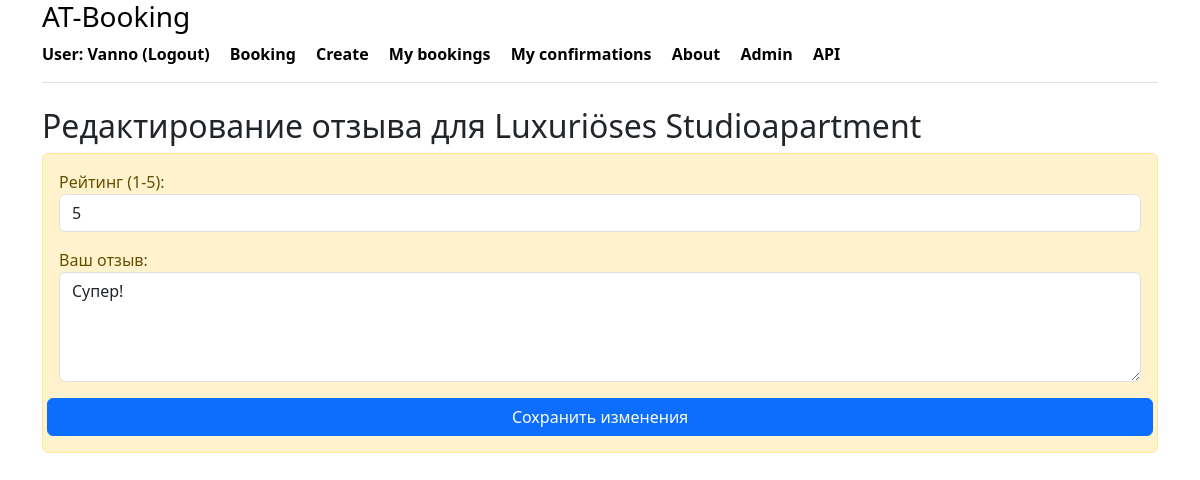
The app's page /review/edit_review/9/ (signed in) with its own data.
### booking/models.py (models this page shows, shortened)
class Review(models.Model):
    rating = models.IntegerField(_('Rating'))
    text = models.TextField(_('Review'))
    created_at = models.DateTimeField(auto_now_add=True)
    owner = models.ForeignKey(User, on_delete=models.CASCADE, related_name='reviews')
    housing = models.ForeignKey(Housing, on_delete=models.CASCADE, related_name='reviews')
    class Meta:
        verbose_name_plural = _('reviews')
        verbose_name = _('review')

class Housing(models.Model):
    class HousingType(models.TextChoices):
        APARTMENT = 'APARTMENT', 'Квартира'
        HOUSE = 'HOUSE', 'Дом'
        STUDIO = 'STUDIO', 'Студия'
        CASTLE = 'CASTLE', 'Замок'
        HOTEL = 'HOTEL', 'Гостиница'
        VILLA = 'VILLA', 'Вилла'
        COTTAGE = 'COTTAGE', 'Коттедж'
    name = models.CharField(_('Name of object'), max_length=100)
    type = models.CharField(
        _('Type of object'),
        max_length=20,
        choices=HousingType.choices,
        default=HousingType.APARTMENT
    )
    country = models.CharField(_('Country'), max_length=50)
    post_code = models.CharField(_('Postal code'), max_length=10)
    city = models.CharField(_('City'), max_length=50)
    street = models.CharField(_('Street'), max_length=50, null=True, blank=True)
    house_number = models.CharField(_('House number'), max_length=50, null=True, blank=True)
    rooms = models.IntegerField(_('Number of rooms'))
    description = models.TextField(_('Description'))
    price = models.DecimalField(_('Price'), max_digits=10, decimal_places=2)
    owner = models.ForeignKey(User, on_delete=models.CASCADE, related_name='owner_housings')
    is_visible = models.BooleanField(default=True)
    created_at = models.DateTimeField(auto_now_add=True)
    views = models.IntegerField(default=0)  # Поле для хранения количества просмотров
    class Meta:
        verbose_name_plural = _('housings')
        verbose_name = _('housing')
        indexes = [
            models.Index(fields=['type']),
            models.Index(fields=['price']),
        ]

### booking/views.py (the view)
# urls.py: path('review/edit_review/<int:review_id>/', edit_review, name='edit_review'),
@login_required
def edit_review(request, review_id):
    logger.info(f"Review ID: {review_id}, User: {request.user}")
    try:
        review = Review.objects.get(pk=review_id, owner=request.user)
    except Review.DoesNotExist:
        logger.error(f"No review found for user {request.user} with review_id {review_id}")
        messages.error(request, "Такого отзыва не существует или он вам не принадлежит.")
        return redirect('my_bookings')  # Перенаправление на страницу с бронированиями
    if request.method == 'POST':
        form = ReviewForm(request.POST, instance=review)
        if form.is_valid():
            form.save()
            messages.success(request, 'Ваш отзыв был успешно обновлен.')
            return redirect('my_bookings')  # Возвращаем пользователя на страницу его бронирований
    else:
        form = ReviewForm(instance=review)
    return render(request, 'booking/edit_review.html', {
        'form': form,
        'review': review
    })

### booking/forms.py
class ReviewForm(forms.ModelForm):
    class Meta:
        model = Review
        fields = ['rating', 'text']
        widgets = {
            'rating': forms.NumberInput(attrs={'class': 'form-control', 'min': 1, 'max': 5}),
            'text': forms.Textarea(attrs={'class': 'form-control', 'rows': 4}),
        }
        labels = {
            'rating': 'Рейтинг (1-5)',
            'text': 'Ваш отзыв'
        }

### booking/templates/booking/edit_review.html (shortened to what this page needs)
{% extends 'booking/base.html' %}
{% block content %}
    <h2>Редактирование отзыва для {{ review.housing.name }}</h2>
    <div class="alert alert-warning mt-2">
        <form method="post" action="{% url 'edit_review' review.id %}">
            {{ form.as_p }}
            <div class="row">
                <button type="submit" class="btn btn-primary">Сохранить изменения</button>
            </div>
        </form>
    </div>
{% endblock %}

### booking/templates/booking/base.html (shortened to what this page needs)
<!DOCTYPE html>
<html lang="ru">
<head>
    <link rel="stylesheet" href="https://cdn.jsdelivr.net/npm/bootstrap@5.3.3/dist/css/bootstrap.min.css">
</head>
<body>
<div class="container">
   <div class="d-flex flex-column flex-md-row align-items-center pb-3 mb-4 border-bottom">
       <a href="/" class="d-flex align-items-center link-body-emphasis text-decoration-none">
        <strong>
          <a class="link-body-emphasis text-decoration-none" href="{% url 'index' %}"><h3>AT-Booking</h3></a>
               {% if user.is_authenticated %}
                   <a class="me-3 py-2 link-body-emphasis text-decoration-none" href="{% url 'logout' %}">User: {{ user.username }} (Logout) </a>
               {% else %}
                   <a class="me-3 py-2 link-body-emphasis text-decoration-none" href="{% url 'login' %}">Login</a>
               {% endif %}
               <a class="me-3 py-2 link-body-emphasis text-decoration-none" href="{% url 'housing_list' %}">Booking</a>
               <a class="me-3 py-2 link-body-emphasis text-decoration-none" href="{% url 'create' %}">Create</a>
               <a class="me-3 py-2 link-body-emphasis text-decoration-none" href="{% url 'my_bookings' %}">My bookings</a>
                <a class="me-3 py-2 link-body-emphasis text-decoration-none" href="{% url 'my_confirmation' %}">My confirmations</a>
                <a class="me-3 py-2 link-body-emphasis text-decoration-none" href="{% url 'about' %}">About</a>
            <a class="me-3 py-2 link-body-emphasis text-decoration-none" href="/admin/">Admin</a>
               <a class="me-3 py-2 link-body-emphasis text-decoration-none" href="/api/">API</a>
        </strong>
   </div>
</div>
<div class="container">
    {% block content %}{% endblock %}
</div>
</body>
</html>

### records on screen
Review: housing.name "Luxuriöses Studioapartment", rating "5", text "Супер!"

### other values on screen
{{ user.username }} "Vanno"
